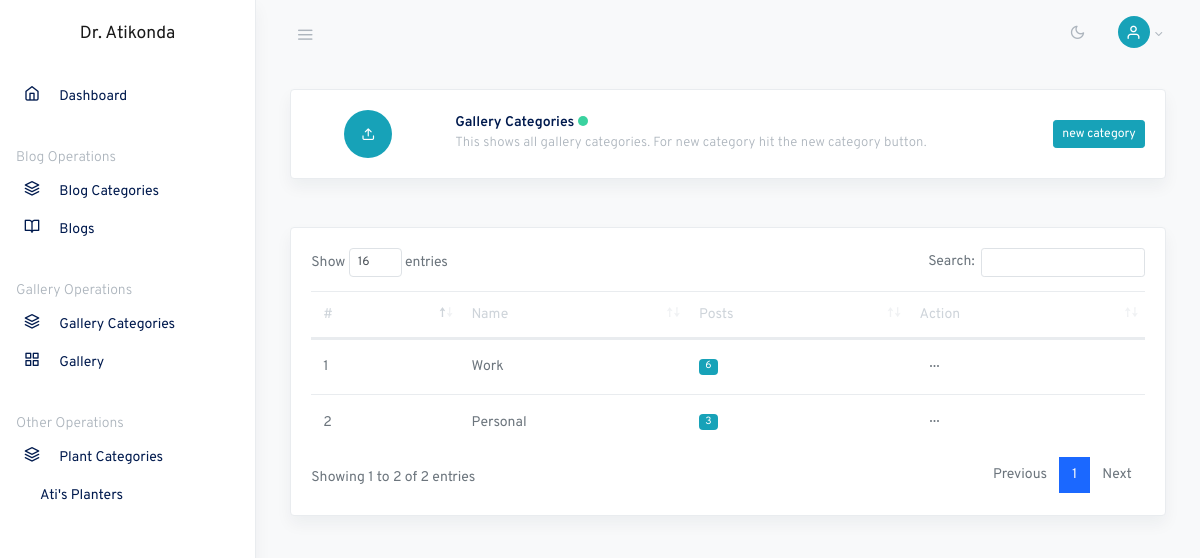
The app's page /admin/gallery-categories.php (signed in) with its own data.
### tables this page shows
CREATE TABLE IF NOT EXISTS `gallery_categories` (
  `category_id` int(11) NOT NULL AUTO_INCREMENT,
  `category_name` varchar(500) DEFAULT NULL,
  `upload_date` date DEFAULT NULL,
  PRIMARY KEY (`category_id`)
);

### classes/dbh.class.php (called while the page is built)
<?php
class Dbh{
	private $host = "localhost";
	private $user = "root";
	private $pwd = "";
	private $dbname = "atikonda";
	protected function connect(){
	$dsn = 'mysql:host=' . $this->host . ';dbname='. $this->dbname;
	$pdo =  new PDO($dsn, $this->user, $this->pwd, array(PDO::ATTR_ERRMODE => PDO::ERRMODE_WARNING));
    $pdo->setAttribute(PDO::ATTR_DEFAULT_FETCH_MODE, PDO::FETCH_ASSOC);
    return $pdo;
	}
}
?>

### classes/gallery.class.php (called while the page is built, shortened)
<?php
include_once "dbh.class.php";
class gallery extends Dbh
{
    protected function viewscategories()
    {
        $sql = "SELECT * FROM gallery_categories ORDER BY `category_id` DESC";
        $stmt = $this->connect()->query($sql);
        return $stmt->fetchAll();
    }
    protected function countsgalleryAndCategory($id)
    {
        $sql = "SELECT * FROM `gallery` INNER JOIN `gallery_categories` ON gallery.category_id = gallery_categories.category_id WHERE gallery_categories.category_id = ?";
        $stmt = $this->connect()->prepare($sql);
        $stmt->execute([$id]);
        return $stmt->rowCount();
    }
}

### classes/gallerycontr.class.php (called while the page is built, shortened)
<?php
include_once "gallery.class.php";
class galleryContr extends gallery
{
    public function viewCategories()
    {
        return $this->viewsCategories();
    }
    public function countgalleryAndCategory($id)
    {
        return $this->countsgalleryAndCategory($id);
    }
}

### admin/gallery-categories.php (the view, shortened to what this page needs)
<?php
include_once "../classes/gallerycontr.class.php";
$gallery = new GalleryContr;
?>
<!DOCTYPE html>
<html lang="en">
<head>
    <link rel="stylesheet" href="css/simplebar.css">
    <link rel="stylesheet" href="css/feather.css">
    <link rel="stylesheet" href="css/dataTables.bootstrap4.css">
    <link rel="stylesheet" href="css/daterangepicker.css">
    <link rel="stylesheet" href="css/app-light.css" id="lightTheme">
    <link rel="stylesheet" href="css/app-dark.css" id="darkTheme" disabled>
</head>
<body class="vertical light">
    <div class="wrapper">
        <?php include "./nav-side.php"; ?>
        <main role="main" class="main-content">
            <div class="container-fluid">
                <div class="row justify-content-center">
                    <div class="col-md-12">
                        <div class="card shadow mb-4">
                            <div class="card-body">
                                <div class="row align-items-center">
                                    <div class="col-4 col-md-2 text-center">
                                        <span class="circle circle-md bg-info">
                                            <i class="fe fe-20 fe-upload text-white mb-0"></i>
                                        </span>
                                    </div>
                                    <div class="col">
                                        <strong class="mb-1">Gallery Categories</strong><span class="dot dot-lg bg-success ml-1"></span>
                                        <p class="small text-muted mb-1">This shows all gallery categories. For new category hit the new category button.</p>
                                    </div>
                                    <div class="col-4 col-md-auto offset-4 offset-md-0 my-2">
                                        <button type="button" class="btn btn-sm btn-info" data-toggle="modal" data-target="#varyModal" data-whatever="@mdo">new category</button>
                                    </div>
                                </div>
                            </div>
                        </div>
                    </div>
                    <div class="col-12">
                        <div class="row my-4">
                            <div class="col-md-12">
                                <div class="card shadow">
                                    <div class="card-body">
                                        <table class="table datatables" id="dataTable-1">
                                            <thead>
                                                <tr>
                                                    <th>#</th>
                                                    <th>Name</th>
                                                    <th>Posts</th>
                                                    <th>Action</th>
                                                </tr>
                                            </thead>
                                            <tbody>
                                                <?php
                                                $row = $gallery->viewCategories();
                                                $index = 1;
                                                foreach ($row as $rw) {
                                                    $cat_id = $rw['category_id'];
                                                    $gallerys = $gallery->countgalleryAndCategory($cat_id);
                                                ?>
                                                    <tr>
                                                        <td><?php echo $index; ?></td>
                                                        <td id="cat_name<?php echo $rw['category_id'] ?>" style="text-transform:capitalize;"><?php echo $rw['category_name']; ?></td>
                                                        <td>
                                                            <span class="badge badge-pill badge-info"><?php echo $gallerys ?></span>
                                                        </td>
                                                        <td><button class="btn btn-sm dropdown-toggle more-horizontal" type="button" data-toggle="dropdown" aria-haspopup="true" aria-expanded="false">
                                                            </button>
                                                        </td>
                                                    </tr>
                                                <?php
                                                    $index++;
                                                }
                                                ?>
                                            </tbody>
                                        </table>
                                    </div>
                                </div>
                            </div>
                        </div>
                    </div>
                </div>
            </div>
        </main>
    </div>
</body>
</html>

### admin/css/feather.css (style rules this page uses)
.fe { font-family: "feather" !important; speak: none; font-style: normal; font-weight: normal; font-variant: normal; text-transform: none; line-height: 1; -webkit-font-smoothing: antialiased; -moz-osx-font-smoothing: grayscale; }
.fe-upload:before { content: ""; }

### records on screen
gallery_categories: category_name "Work", gallerys "6"
gallery_categories: category_name "Personal", gallerys "3"
